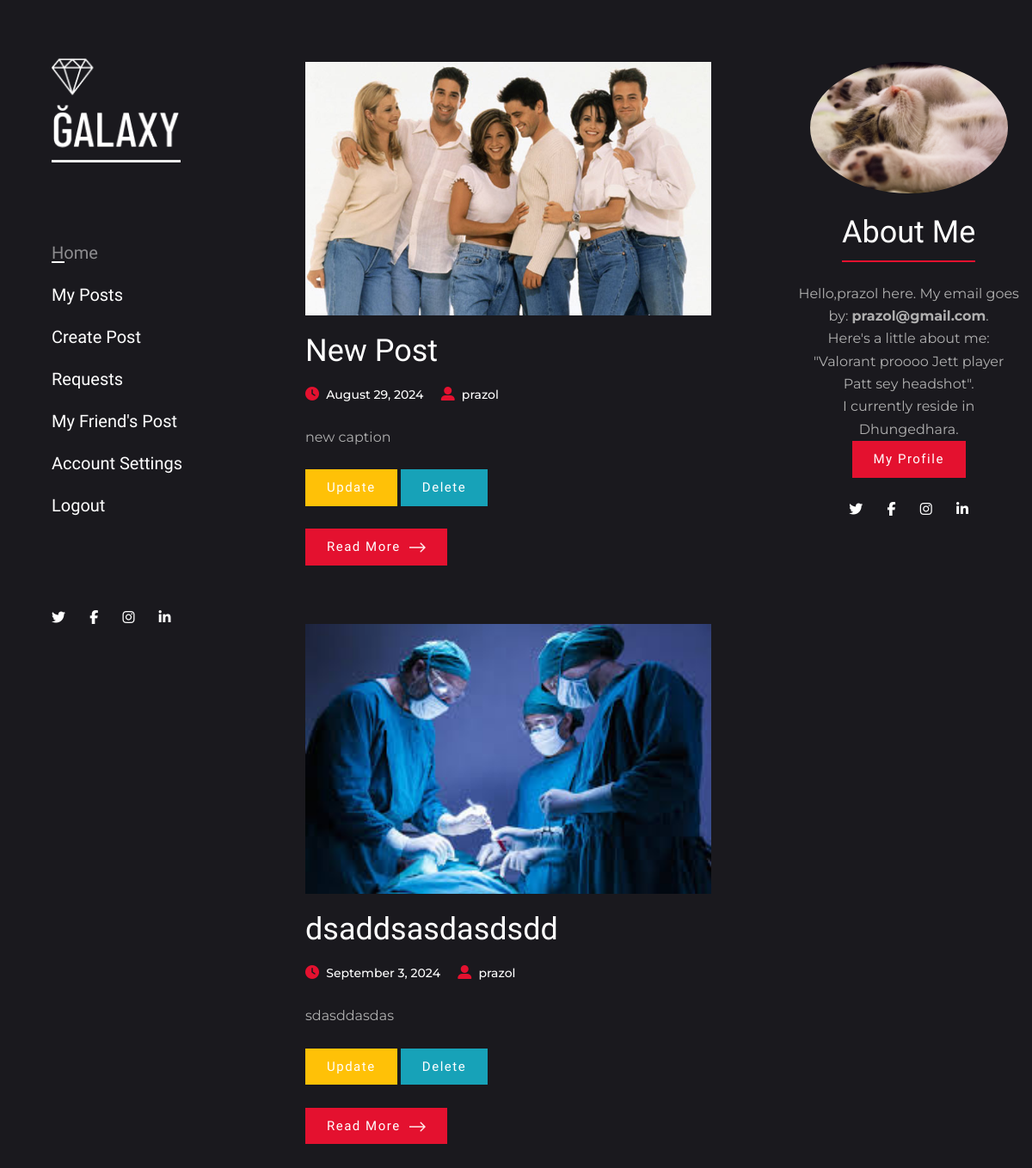
The page /post/my-posts/ (signed in) on the database its author committed.
### post/models.py (models this page shows, shortened)
class Post(models.Model):
    id = models.UUIDField(primary_key=True , default=uuid.uuid4)
    user = models.ForeignKey(User , on_delete=models.CASCADE)
    image = models.ImageField(upload_to='post_images')
    title = models.CharField(max_length=100)
    caption = models.TextField()
    created_at = models.DateTimeField(default=datetime.utcnow )

### core/models.py (models this page shows, shortened)
class Profile(models.Model):
    user = models.OneToOneField(User , on_delete=models.CASCADE)
    id_user = models.IntegerField()
    bio = models.CharField(max_length=100 , blank=True)
    profile_img = models.ImageField(upload_to='profile' , default='default.jpeg')
    location = models.CharField(max_length=50 , blank=True)

### post/views.py (the view)
# urls.py: path('my-posts/' , views.my_posts , name='my-posts'),
def my_posts(request):
    my_posts = Post.objects.filter(user = request.user)
    profile = None
    if request.user.is_authenticated:
        try:
            profile = Profile.objects.get(user=request.user)
        except Profile.DoesNotExist:
            profile = None
    context = {
        'my_posts': my_posts,
        'profile':profile
    }
    return render(request, 'post/my-posts.html', context)

### templates/post/my-posts.html (shortened to what this page needs)
{% extends 'base.html' %}
{% load static %}
{% block content %}
<body>
    <section class="d-flex">
<aside><div class="sidenav position-sticky d-flex flex-column justify-content-between">
    <a class="navbar-brand" href="{% url 'index' %}" class="logo">
        <img src="{% static 'images/logo.png' %}" alt="">
    </a>
    {% include 'navbar.html' %}
    <ul class="list-inline nml-2">
        <li class="list-inline-item">
            <a href="#!" class="text-white text-red-onHover pr-2">
                <span class="fab fa-twitter"></span>
            </a>
        </li>
        <li class="list-inline-item">
            <a href="#!" class="text-white text-red-onHover p-2">
                <span class="fab fa-facebook-f"></span>
            </a>
        </li>
        <li class="list-inline-item">
            <a href="#!" class="text-white text-red-onHover p-2">
                <span class="fab fa-instagram"></span>
            </a>
        </li>
        <li class="list-inline-item">
            <a href="#!" class="text-white text-red-onHover p-2">
                <span class="fab fa-linkedin-in"></span>
            </a>
        </li>
    </ul>
</div></aside>
    <div class="main-content">
        <div class="container pt-4 mt-5">
            <div class="row justify-content-between">
                <div class="col-lg-7">
                    {% for post in my_posts %}
                    <div class="card post-item bg-transparent border-0 mb-5">
                        <a href="{% url 'post-details' post.id %}">
                            <img class="card-img-top rounded-0" src="{{post.image.url}}" alt="">
                        </a>
                        <div class="card-body px-0">
                            <h2 class="card-title">
                                <a class="text-white opacity-75-onHover" href="{% url 'post-details' post.id %}">{{post.title}}</a>
                            </h2>
                            <ul class="post-meta mt-3">
                                <li class="d-inline-block mr-3">
                                    <span class="fas fa-clock text-primary"></span>
                                    <a class="ml-1" href="#">{{ post.created_at|date:"F j, Y" }}</a>
                                </li>
                                <li class="d-inline-block">
                                    <span class="fas fa-user-alt text-primary"></span>
                                    <a class="ml-1" href="{% url 'profile' post.user.username %}">{{post.user.username}}</a>
                                </li>
                            </ul>
                            <p class="card-text my-4">{{post.caption}}</p>
                            <a href="{% url 'update-post' post.id %}" class="btn btn-warning">Update</a>
                            <a href="{% url 'delete' post.id %}" class="btn btn-info">Delete</a>
                            <br> <br>
                            <a href="{% url 'post-details' post.id %}" class="btn btn-primary">Read More <img src="{% static 'images/arrow-right.png' %}" alt=""></a>
                        </div>
                    </div>
                    {% endfor %}
                </div>
                <div class="col-lg-4 col-md-5">
                    {% if user.is_authenticated %}
                    <div class="widget text-center">
                        <img class="author-thumb-sm rounded-circle d-block mx-auto" src="{{ profile.profile_img.url }}" alt="">
                        <h2 class="widget-title text-white d-inline-block mt-4">About Me</h2>
                        <p class="mt-4">
                            Hello,{{user.username}} here. My email goes by:
                            <strong>{{ user.email }}</strong>. <br> Here's a little about me:
                            "{{ profile.bio }}".  <br>
                            I currently reside in
                            {{ profile.location }}.
                        </p>
                        <a class="btn btn-primary" href="{% url 'profile' profile.user.username %}">My Profile</a>
                        <ul class="list-inline mt-3">
                            <li class="list-inline-item">
                                <a href="#!" class="text-white text-primary-onHover p-2">
                                    <span class="fab fa-twitter"></span>
                                </a>
                            </li>
                            <li class="list-inline-item">
                                <a href="#!" class="text-white text-primary-onHover p-2">
                                    <span class="fab fa-facebook-f"></span>
                                </a>
                            </li>
                            <li class="list-inline-item">
                                <a href="#!" class="text-white text-primary-onHover p-2">
                                    <span class="fab fa-instagram"></span>
                                </a>
                            </li>
                            <li class="list-inline-item">
                                <a href="#!" class="text-white text-primary-onHover p-2">
                                    <span class="fab fa-linkedin-in"></span>
                                </a>
                            </li>
                        </ul>
                    </div>
                    {% endif %}
            </div>
        </div>
    </div>
    </section>
</body>
{% endblock content %}

### static/css/style.css (style rules this page uses)
body { color: #B0B0B0; background-color: #1A191E; font-family: "Montserrat", sans-serif; font-size: 16px; line-height: 1.65; overflow-y: hidden; }
body.loaded { overflow-y: scroll; }
.main-content { width: calc(100% - 340px); }
.btn { font-size: 15px; padding: 10px 25px; letter-spacing: 0.1em; color: #ffffff; font-family: "Barlow Condensed", sans-serif; border-radius: 0; border: 0; }
.btn img { margin-left: 5px; width: 19px; position: relative; }
.btn-primary { background-color: #E4112F; }
.opacity-0, .opacity-0-onHover, .opacity-25, .opacity-25-onHover, .opacity-50, .opacity-50-onHover, .opacity-75, .opacity-75-onHover, .opacity-1, .opacity-1-onHover { transition: all 0.3s; }
.text-primary, .text-primary-onHover:hover { color: #E4112F !important; }
h1, .h1, h2, .h2, h3, .h3, h4 { font-family: "Barlow Condensed", sans-serif; }
h2, .h2 { font-size: 36px; }
.h4, h5, .h5, h6, .h6, p { font-family: "Montserrat", sans-serif; }
h1, .h1, h2, .h2, h3, .h3, h4, .h4, h5, .h5, h6, .h6, p { margin: 0; }
a { text-decoration: none; display: inline-block; transition: all 0.3s; }
ul, li { padding: 0; margin: 0; }
.sidenav { top: 0; width: 340px; min-height: 100vh; padding: 60px; transition: 0.3s ease; }
.sidenav .navbar-brand img { max-width: 150px; }
.post-item .card-img-top { transition: 0.3s; }
.post-meta li a { color: #ffffff; font-weight: 500; font-size: 14px; }
.widget { margin-bottom: 50px; }
.widget-title { border-bottom: 2px solid #E4112F; padding-bottom: 10px; }
.author-thumb-sm { height: auto; max-width: 230px; width: 100%; }

### rows shown on the page
Post: image (picture), title "New Post", created_at "August 29, 2024", user.username "prazol", caption "new caption"
Post: image (picture), title "dsaddsasdasdsdd", created_at "September 3, 2024", user.username "prazol", caption "sdasddasdas"
Profile: profile_img (picture), bio "Valorant proooo Jett player Patt sey headshot", location "Dhungedhara"

### other values the page prints
{{ user.username }} "prazol"
{{ user.email }} "prazol@gmail.com"
